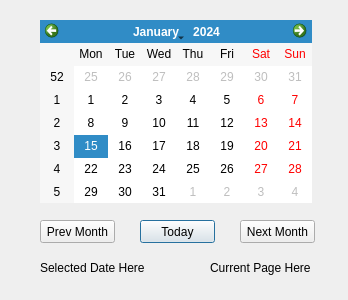
<?xml version="1.0" encoding="UTF-8"?>
<ui version="4.0">
 <class>Dialog</class>
 <widget class="QDialog" name="Dialog">
  <property name="geometry">
   <rect>
    <x>0</x>
    <y>0</y>
    <width>348</width>
    <height>300</height>
   </rect>
  </property>
  <property name="windowTitle">
   <string>Dialog</string>
  </property>
  <widget class="QCalendarWidget" name="calendarWidget_Test">
   <property name="geometry">
    <rect>
     <x>40</x>
     <y>20</y>
     <width>272</width>
     <height>183</height>
    </rect>
   </property>
  </widget>
  <widget class="QPushButton" name="btn_today">
   <property name="geometry">
    <rect>
     <x>140</x>
     <y>220</y>
     <width>75</width>
     <height>23</height>
    </rect>
   </property>
   <property name="text">
    <string>Today</string>
   </property>
  </widget>
  <widget class="QPushButton" name="btn_nextMonth">
   <property name="geometry">
    <rect>
     <x>240</x>
     <y>220</y>
     <width>75</width>
     <height>23</height>
    </rect>
   </property>
   <property name="text">
    <string>Next Month</string>
   </property>
  </widget>
  <widget class="QLabel" name="lbl_selectedDate">
   <property name="geometry">
    <rect>
     <x>40</x>
     <y>260</y>
     <width>121</width>
     <height>16</height>
    </rect>
   </property>
   <property name="text">
    <string>Selected Date Here</string>
   </property>
  </widget>
  <widget class="QLabel" name="lbl_currentPage">
   <property name="geometry">
    <rect>
     <x>210</x>
     <y>260</y>
     <width>111</width>
     <height>16</height>
    </rect>
   </property>
   <property name="text">
    <string>Current Page Here</string>
   </property>
  </widget>
  <widget class="QPushButton" name="btn_prevMonth">
   <property name="geometry">
    <rect>
     <x>40</x>
     <y>220</y>
     <width>75</width>
     <height>23</height>
    </rect>
   </property>
   <property name="text">
    <string>Prev Month</string>
   </property>
  </widget>
 </widget>
 <resources/>
 <connections/>
</ui>
